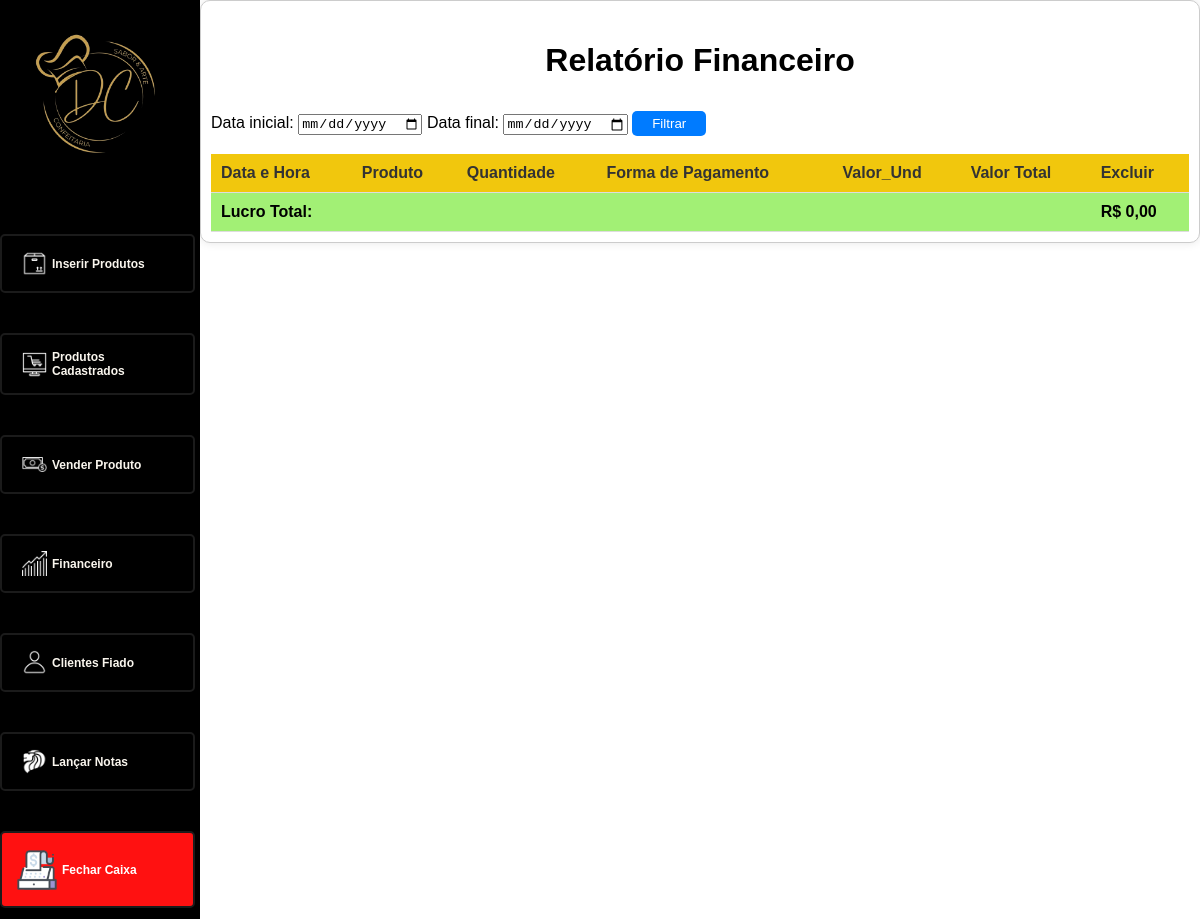
Page /financeiro.php (signed in) on the earlier database version.
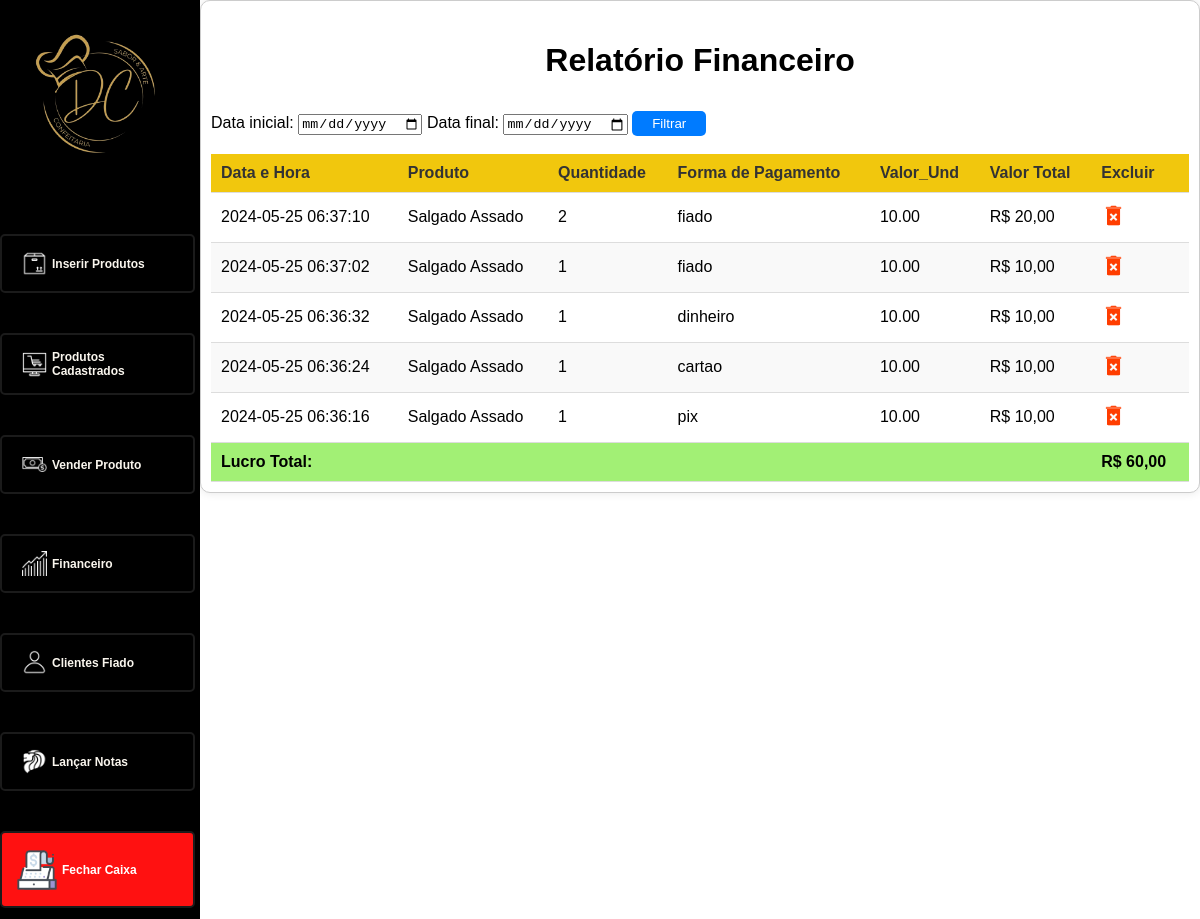
Same page on the later database version.
### tables this page shows
CREATE TABLE `vendas` (
  `id` int(11) NOT NULL,
  `data_hora` datetime DEFAULT NULL,
  `id_produto` int(11) DEFAULT NULL,
  `produto` varchar(255) DEFAULT NULL,
  `quantidade` int(11) NOT NULL,
  `tipo_pagamento` varchar(20) NOT NULL,
  `valor_un` decimal(10,2) NOT NULL,
  `valor_total` decimal(10,2) NOT NULL,
  `id_cliente_fiado` int(11) DEFAULT NULL
);

### Class/database.php (called while the page is built, shortened)
<?php
class Database {
    private $hostname;
    private $bancodedados;
    private $usuario;
    private $senha;
    public function __construct($hostname, $bancodedados, $usuario, $senha) {
        $this->hostname = $hostname;
        $this->bancodedados = $bancodedados;
        $this->usuario = $usuario;
        $this->senha = $senha;
    }
    public function conectar() {
        $this->conexao = new mysqli($this->hostname, $this->usuario, $this->senha, $this->bancodedados);
    }
}
?>

### financeiro.php (the view, shortened to what this page needs)
<?php
$database = new Database("localhost", "dario", "root", "");
$database->conectar();
$consultaVendas = "SELECT * FROM vendas
                  WHERE DATE(data_hora) = CURDATE()";
$consultaVendas .= " ORDER BY data_hora DESC";
$resultadoVendas = $database->conexao->query($consultaVendas) or die($database->conexao->error);
$totalLucro = 0;
if ($resultadoVendas && $resultadoVendas->num_rows > 0) {
    while ($venda = $resultadoVendas->fetch_assoc()) {
        $totalLucro += $venda['valor_total'];
    }
}
?>
<!DOCTYPE html>
<html lang="pt-BR">
<head>
    <link rel="stylesheet" href="style.css">
</head>
<body class="menusDel">
    <div class="top-inserir">
        <div class="menu-php">
            <div class="inserir-logo-img">
                <img src="imgs/Logo_semFundo.png" width="150px" alt="Logo da Confeitaria">
            </div>
            <nav class="nav-inserir-produtos">
                <ul>
                <li><a href="inserir_produtos.php"><img src="features/inserirprodutos.png" width="25px" srcset="">Inserir Produtos</a></li>
                    <li><a href="produtos_cadastrados.php"><img src="features/produtoCadastrado.png" width="25px" srcset="">Produtos Cadastrados</a></li>
                    <li><a href="vendas.php"><img src="features/vendas.png" width="25px" srcset="">Vender Produto</a></li>
                    <li><a href="financeiro.php"><img src="features/financeiro.png" width="25px" srcset="">Financeiro</a></li>
                    <li><a href="clientes_fiado.php"><img src="features/clienteFiado.png" width="25px" srcset="">Clientes Fiado</a></li>
                    <li><a href="lancar_nota.php"><img src="features/notasFiscais.png" width="25px" srcset="">Lançar Notas</a></li>
                    <li><a href="logout.php" class="fecharCaixa" ><img src="imgs/fecharCaixa.png" width="40px" alt="">Fechar Caixa</a></li>
                </ul>
            </nav>
        </div>
    </div>
    <div class="container-financeiro">
        <div class="form-container">
        <h1 >Relatório Financeiro</h1>
        </div>
        <form method="GET" action="<?php echo htmlspecialchars($_SERVER["PHP_SELF"]); ?>">
            <label for="data_inicio">Data inicial:</label>
            <input type="date" id="data_inicio" name="data_inicio">
            <label for="data_fim">Data final:</label>
            <input type="date" id="data_fim" name="data_fim">
            <button type="submit" style="padding: 5px 20px; background-color: #007bff; color: #fff; border: none; border-radius: 5px; cursor: pointer;">Filtrar</button>
        </form>
        <br>
        <?php if ($resultadoVendas) : ?>
            <table class="table-financeiro">
                <thead>
                    <tr>
                        <th>Data e Hora</th>
                        <th>Produto</th>
                        <th>Quantidade</th>
                        <th>Forma de Pagamento</th>
                        <th>Valor_Und</th>
                        <th>Valor Total</th>
                        <th>Excluir</th>
                    </tr>
                </thead>
                <tbody>
                    <?php
                    $resultadoVendas->data_seek(0);
                    while ($venda = $resultadoVendas->fetch_assoc()) :
                    ?>
                        <tr>
                            <td><?php echo $venda['data_hora']; ?></td>
                            <td><?php echo $venda['produto']; ?></td>
                            <td><?php echo $venda['quantidade']; ?></td>
                            <td><?php echo $venda['tipo_pagamento']; ?></td>
                            <td><?php echo $venda['valor_un']; ?></td>
                            <td>R$ <?php echo number_format($venda['valor_total'], 2, ',', '.'); ?></td>
                            <td class="editar">
                            <a onclick="return confirm('Tem certeza que deseja excluir esta venda?')" href="deletes/delete_financeiro.php?id=<?php echo $venda['id']; ?>" title="Excluir">
                                    <img src="imgs/iconeDelete.png" width="25px" alt="Excluir">
                                </a>
                            </td>
                        </tr>
                    <?php endwhile; ?>
                    <tr class="lucroTotal">
                        <td colspan="6" align="right">Lucro Total:</td>
                        <td>R$ <?php echo number_format($totalLucro, 2, ',', '.'); ?></td>
                    </tr>
                </tbody>
            </table>
        <?php endif; ?>
    </div>
</body>
</html>

### style.css (style rules this page uses)
body { font-family: Arial, sans-serif; margin: 0; padding: 0; background-color: #000000; }
.menusDel { background-color: #ffffffb9; }
a { text-decoration: none; }
.menu-php { width: 200px; float: left; padding-bottom: 11px; background-color: rgb(0, 0, 0); }
.inserir-logo-img img { padding: 20px; }
nav ul { list-style-type: none; padding: 0; margin: 0; font-weight: bold; font-size: 12px; }
nav ul li { margin-right: 5px; margin-top: 20%; }
nav ul li a { text-decoration: none; border-radius: 5px; color: rgb(250, 246, 238); border: 2px solid #1b1b1b; display: flex; align-items: center; padding: 15px 20px; }
nav ul li a img { margin-right: 5px; }
.editar { width: 10%; }
.container-financeiro { padding: 10px; border: 1px solid #ccc; border-radius: 10px; box-shadow: 0 0 10px rgba(0, 0, 0, 0.1); background-color: #fff; overflow-x: auto; }
h1 { text-align: center; padding: 10px; }
.table-financeiro { width: 100%; border-collapse: collapse; }
.table-financeiro th, .table-financeiro td { padding: 10px; border-bottom: 1px solid #ddd; text-align: left; }
.table-financeiro th { background-color: #f1c70d; color: #333; }
.table-financeiro tbody tr:nth-child(even) { background-color: #f9f9f9; }
.lucroTotal td, .totalNotas td { background-color: #a2f075; font-weight: bold; }
.form-container h1 { font-weight: bold; font-size: 46; }
.form-container { margin-bottom: 20px; text-align: center; }
.fecharCaixa { background-color: rgb(255, 17, 17); color: white; padding: 10px 15px; height: 53px; }

Differences in the rows shown:
added vendas: data_hora "2024-05-25 06:37:10", produto "Salgado Assado", quantidade "2", tipo_pagamento "fiado", valor_un "10.00", valor_total "20,00"
added vendas: data_hora "2024-05-25 06:37:02", produto "Salgado Assado", quantidade "1", tipo_pagamento "fiado", valor_un "10.00", valor_total "10,00"
added vendas: data_hora "2024-05-25 06:36:32", produto "Salgado Assado", quantidade "1", tipo_pagamento "dinheiro", valor_un "10.00", valor_total "10,00"
added vendas: data_hora "2024-05-25 06:36:24", produto "Salgado Assado", quantidade "1", tipo_pagamento "cartao", valor_un "10.00", valor_total "10,00"
added vendas: data_hora "2024-05-25 06:36:16", produto "Salgado Assado", quantidade "1", tipo_pagamento "pix", valor_un "10.00", valor_total "10,00"
Other differences:
$totalLucro: "0,00" → "60,00"
